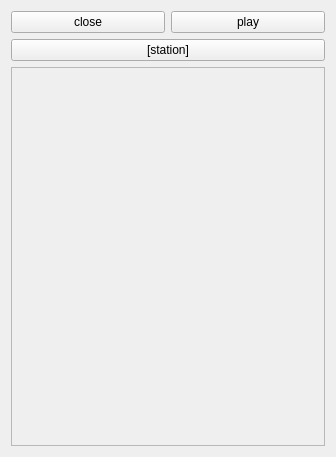
<?xml version="1.0" encoding="UTF-8"?>
<ui version="4.0">
 <class>PlayerPage</class>
 <widget class="QWidget" name="PlayerPage">
  <property name="geometry">
   <rect>
    <x>0</x>
    <y>0</y>
    <width>336</width>
    <height>457</height>
   </rect>
  </property>
  <property name="windowTitle">
   <string>Player</string>
  </property>
  <layout class="QGridLayout" name="gridLayout">
   <item row="0" column="0">
    <widget class="QPushButton" name="pushButton_close">
     <property name="text">
      <string>close</string>
     </property>
    </widget>
   </item>
   <item row="0" column="1">
    <widget class="QPushButton" name="pushButton_play">
     <property name="text">
      <string>play</string>
     </property>
    </widget>
   </item>
   <item row="1" column="0" colspan="2">
    <widget class="QPushButton" name="station">
     <property name="text">
      <string>[station]</string>
     </property>
    </widget>
   </item>
   <item row="2" column="0" colspan="2">
    <widget class="QPlainTextEdit" name="messages">
     <property name="enabled">
      <bool>false</bool>
     </property>
     <property name="readOnly">
      <bool>true</bool>
     </property>
    </widget>
   </item>
  </layout>
 </widget>
 <resources/>
 <connections/>
</ui>
